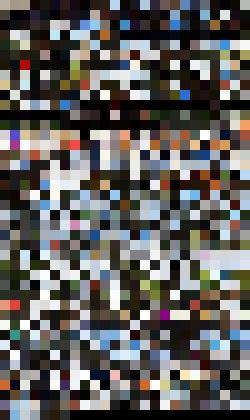
#> input picture photoColors/Facebook/result.jpg, 250 x 420 px
$ python -i fb_getPhotoColor.py   (imports and definitions only)   (older library calls are emulated)
#> lines starting #> are read from the running program, lines starting #| are printed output that depends on the picture
import os
import struct
import sys
import json
import math
import pandas as pd
from pandas.io.json import json_normalize
from os import listdir
from os.path import isfile, join
from PIL import Image
import numpy as np
import scipy
import scipy.misc
import scipy.cluster# Puramente estetico

class bcolors:
    HEADER = '\033[95m'
    OKBLUE = '\033[94m'
    OKGREEN = '\033[92m'
    WARNING = '\033[93m'
    FAIL = '\033[91m'
    ENDC = '\033[0m'
    BOLD = '\033[1m'
    UNDERLINE = '\033[4m'


# MACROS TOTALMENTE TOCABLES

# La verdad que no me he parado a entender las funciones por debajo (ni falta que hace)
# Seguramente a mas clusteres mas precision a costa de mas coste computacional, no queremos tampoco demasiada precision I guess.
NUM_CLUSTERS = 3

# LADO DEL CUADRADO
SQUARE_SIDE = 10


# MEJOR NO TOCAR

IMAGES_PATH = "/images"

# Crea una imagen auxiliar con el color que se le proporciona.
# La llama como su segundo argumento.
# En el proceso automatico estas imagenes auxiliares se borran despues.
# [89 lines left out: functions createSingleSquareImage, createAllSquares, deleteAuxImages, createWholeImage, getListOfDominantColors, not called in this run]


def getDominantColor(imName):
	'''
	Argumentos:
		imName = Nombre de la imagen que se va a analizar
	Retorno:
		Una tupla de dos elementos:
			peak = Codificacion similar a esto [244.00661895   5.01980305   2.19641608] (Creo que es RGB)
			colour = Codificacion de la forma (#b'\xc3\xb4\x05\x02') (Esto ya...)
		Yo no se ver los colores a ojo, maybe tu si.
		NO PIERDAS EL TIEMPO EN ESTA FUNCION SALVO QUE NOTES QUE EFECTIVAMENTE NO ESTA SACANDO EL COLOR DOMINANTE
	'''
#> called with imName = 'result.jpg'
	#print('reading image')
	im = Image.open(imName)
#> im is the input picture: PIL image 250x420 RGB; mean R, G, B 98, 96.2, 94.3
	im = im.resize((150, 150))      # optional, to reduce time
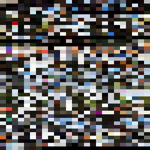
#> im: PIL image 150x150 RGB; mean R, G, B 98.1, 96.2, 94.3
	ar = np.asarray(im)
	shape = ar.shape
#> shape = (150, 150, 3)
#> (the run stopped early here; a loop or call above may not have finished)

$ run again, on photoColors/Facebook/data/Aachen17_10214558629662147/27500629_10214558640062407_2307555704398954363_o_10214558640062407.jpg
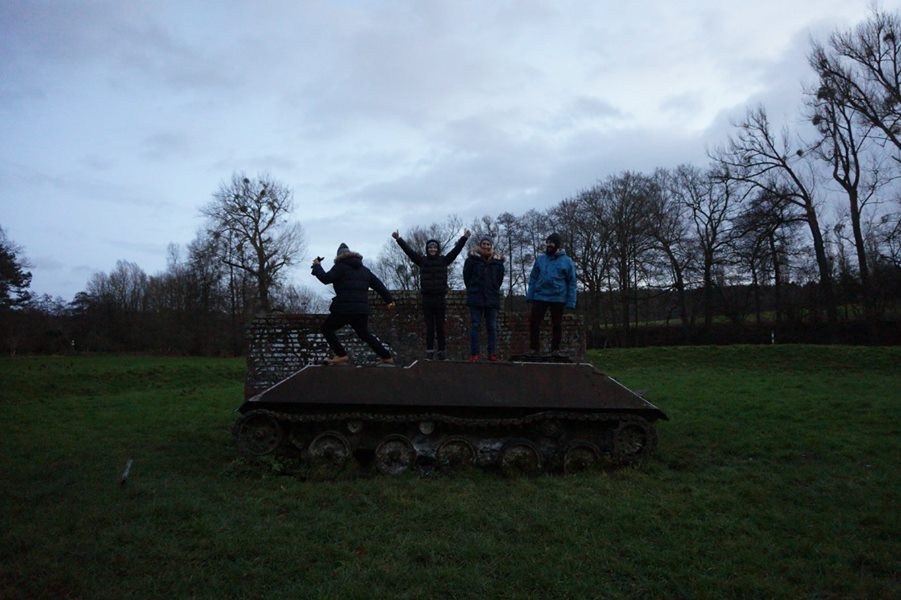
#> input picture photoColors/Facebook/data/Aachen17_10214558629662147/27500629_10214558640062407_2307555704398954363_o_10214558640062407.jpg, 901 x 600 px
#> in getDominantColor, im is the input picture: PIL image 901x600 RGB; mean R, G, B 86.5, 97.8, 103.7
#> in getDominantColor, `im = im.resize((150, 150))`:
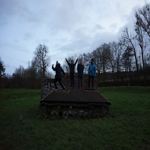
#> im: PIL image 150x150 RGB; mean R, G, B 86.5, 97.8, 103.7

$ run again, on photoColors/Facebook/data/Aachen17_10214558629662147/27504008_10214558631982205_6847426986275800436_o_10214558631982205.jpg
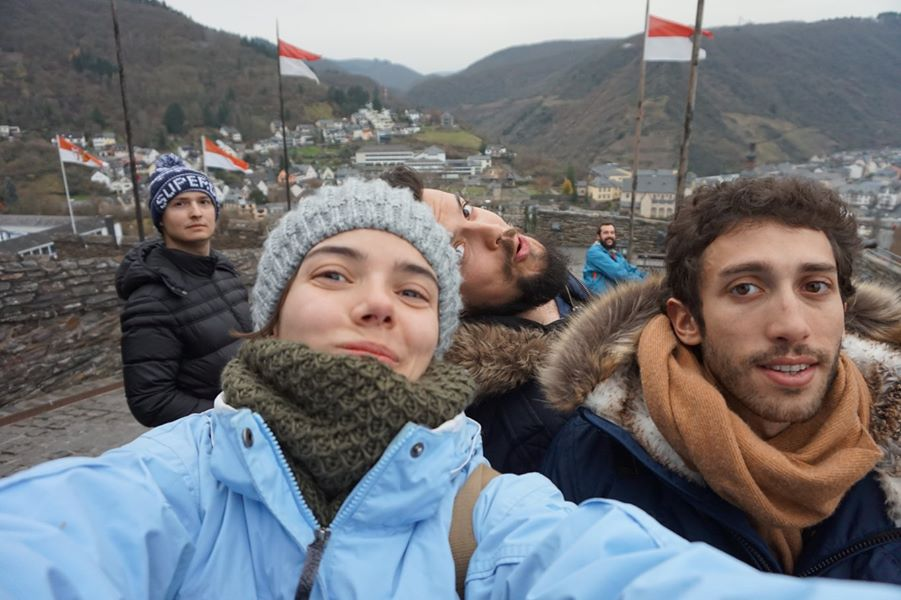
#> input picture photoColors/Facebook/data/Aachen17_10214558629662147/27504008_10214558631982205_6847426986275800436_o_10214558631982205.jpg, 901 x 600 px
#> in getDominantColor, im is the input picture: PIL image 901x600 RGB; mean R, G, B 114.4, 115.4, 119.5
#> in getDominantColor, `im = im.resize((150, 150))`:
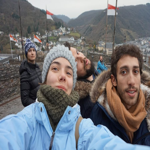
#> im: PIL image 150x150 RGB; mean R, G, B 114.4, 115.4, 119.5
